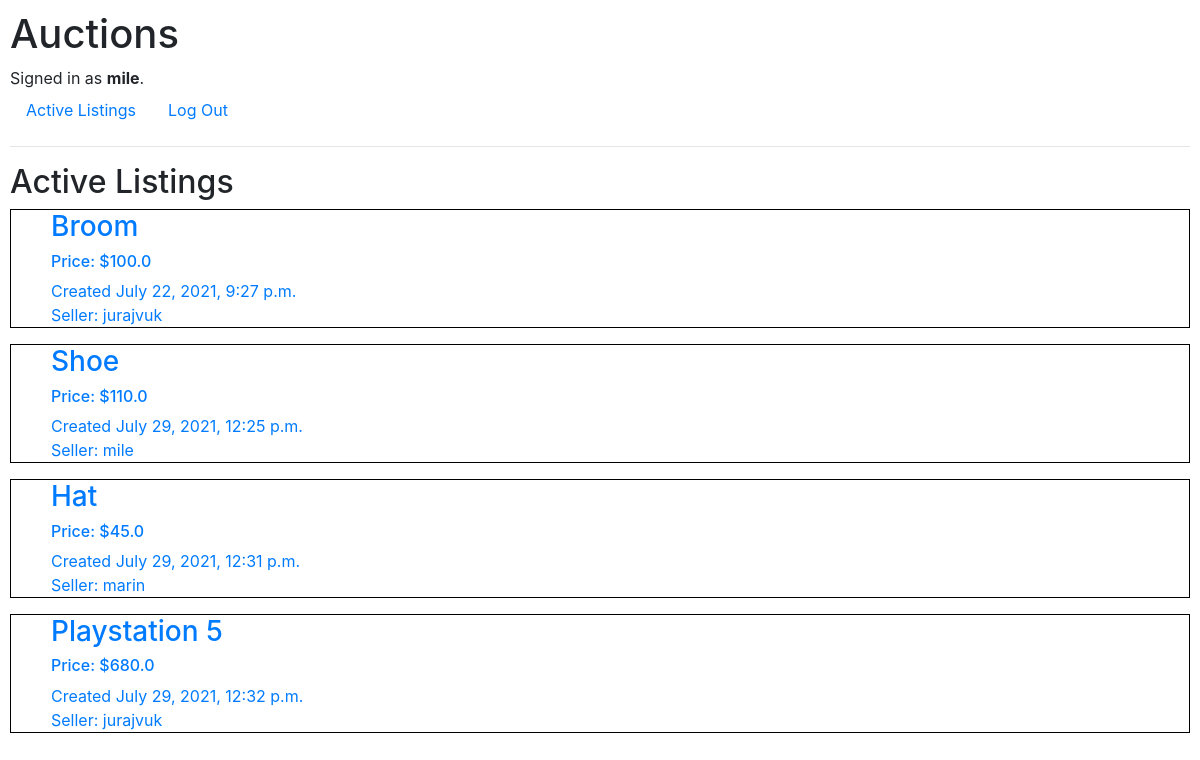
The app's page / (signed in) with its own data.
### auctions/models.py (models this page shows, shortened)
class User(AbstractUser):
    pass

class Listing(models.Model):
    title = models.CharField(max_length=50)
    image = models.CharField(max_length=255, null=True)
    description = models.CharField(max_length=255)
    starting_bid = models.FloatField(null=True)
    category = models.ManyToManyField(Category, blank=True, related_name="category")
    user = models.ForeignKey(User, null=True, blank=True, on_delete=models.SET_NULL)
    created = models.DateTimeField(default=timezone.now)

### auctions/views.py (the view)
# urls.py: path("", views.index, name="index"),
def index(request):
    items = Listing.objects.all()
    return render(request, "auctions/index.html", {
        "items": items,
    })

### auctions/templates/auctions/index.html (shortened to what this page needs)
{% extends "auctions/layout.html" %}
{% block body %}
    <h2>Active Listings</h2>
    {% for item in items %}
    <a href="#">
        <ul class="listing-list">
            <div class="list-description">
                <li><h3>{{item.title}}</h3></li>
                <li><h6>Price: ${{item.starting_bid}}</h6></li>
                <li>Created {{item.created}}</li>
                <li>Seller: {{item.user}}</li>
            </div>
        </ul>
    </a>
    {% endfor %}
{% endblock %}

### auctions/templates/auctions/layout.html (shortened to what this page needs)
{% load static %}
<!DOCTYPE html>
<html lang="en">
    <head>
        <link rel="stylesheet" href="https://stackpath.bootstrapcdn.com/bootstrap/4.4.1/css/bootstrap.min.css">
        <link href="{% static 'auctions/styles.css' %}" rel="stylesheet">
    </head>
    <body>
        <h1>Auctions</h1>
        <div>
            {% if user.is_authenticated %}
                Signed in as <strong>{{ user.username }}</strong>.
            {% else %}
                Not signed in.
            {% endif %}
        </div>
        <ul class="nav">
            <li class="nav-item">
                <a class="nav-link" href="{% url 'index' %}">Active Listings</a>
            </li>
            {% if user.is_authenticated %}
                <li class="nav-item">
                    <a class="nav-link" href="{% url 'logout' %}">Log Out</a>
                </li>
            {% endif %}
        </ul>
        <hr>
        {% block body %}
        {% endblock %}
    </body>
</html>

### auctions/static/auctions/styles.css (style rules this page uses)
body { padding: 10px; }
ul { list-style-type: none; }
.listing-list { display: flex; border: 1px solid black; }

### records on screen
User: username "mile"
Listing: title "Broom", starting_bid "100.0", created "July 22, 2021, 9:27 p.m.", user "jurajvuk"
Listing: title "Shoe", starting_bid "110.0", created "July 29, 2021, 12:25 p.m.", user "mile"
Listing: title "Hat", starting_bid "45.0", created "July 29, 2021, 12:31 p.m.", user "marin"
Listing: title "Playstation 5", starting_bid "680.0", created "July 29, 2021, 12:32 p.m.", user "jurajvuk"
